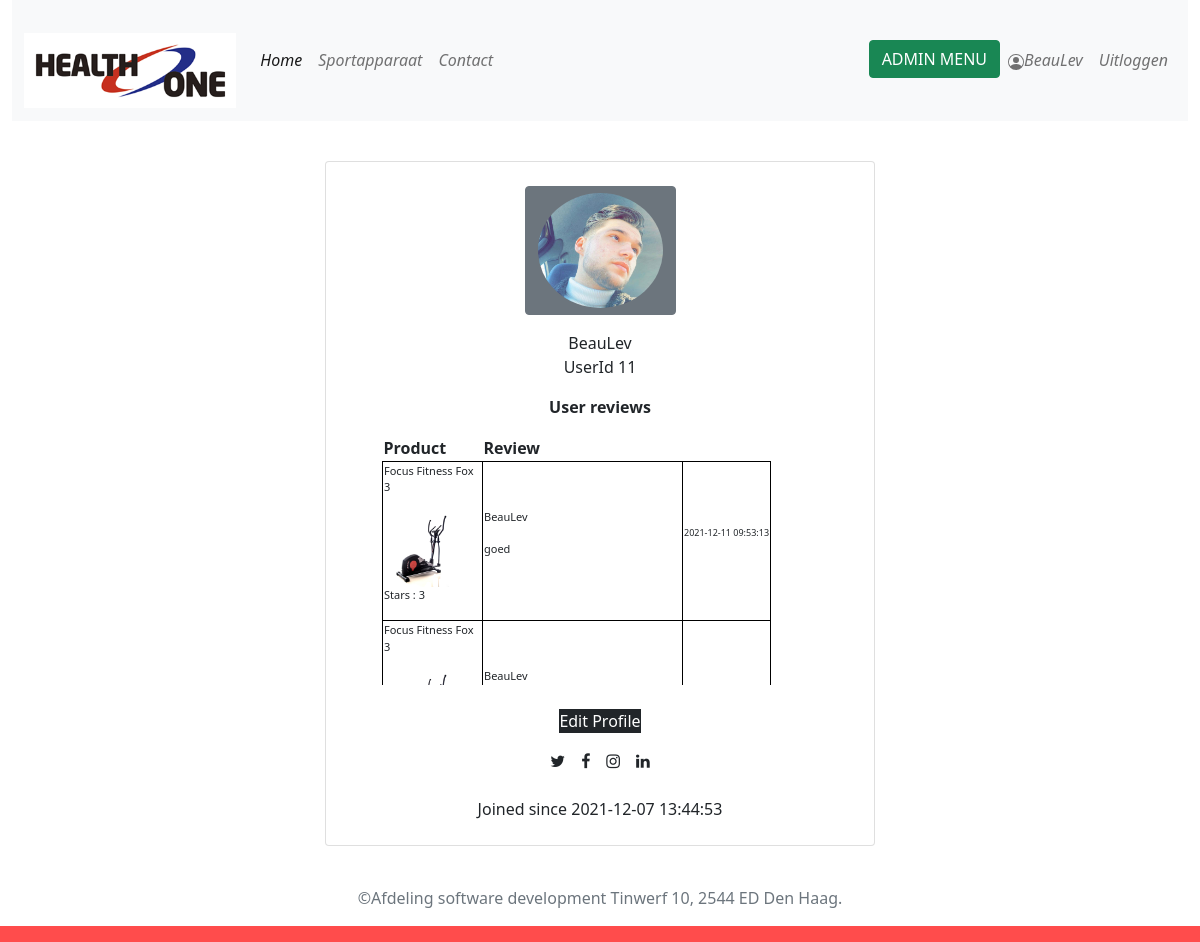
Screenshot of /profile (signed in) with the database file from the repository.
### tables this page shows
CREATE TABLE `users` (
  `id` int(11) NOT NULL,
  `username` varchar(255) NOT NULL,
  `PfPic` varchar(255) NOT NULL,
  `email` varchar(255) NOT NULL,
  `password` varchar(255) NOT NULL,
  `role` int(1) DEFAULT NULL,
  `memberSince` datetime NOT NULL DEFAULT current_timestamp()
);

CREATE TABLE `review` (
  `id` int(11) NOT NULL,
  `description` varchar(255) NOT NULL,
  `stars` int(11) NOT NULL,
  `time` datetime NOT NULL DEFAULT current_timestamp(),
  `product_id` int(11) NOT NULL,
  `user_id` int(11) NOT NULL
);

CREATE TABLE `product` (
  `id` int(11) NOT NULL,
  `name` varchar(255) NOT NULL,
  `picture` varchar(255) NOT NULL,
  `description` varchar(500) NOT NULL,
  `category_id` int(11) NOT NULL
);

### Modules/user.php (called while the page is built, shortened)
<?php
function getUserName(){
    if(isset($_SESSION['username'])) {
        $seshU_N = $_SESSION['username'];
        global $pdo;
        $query = $pdo->prepare("SELECT id, username, PfPic, role, memberSince, email FROM users WHERE username = '$seshU_N'");
        $query->execute();
        $user = $query->fetchAll(PDO::FETCH_CLASS, "user");
        return $user[0];
    }
}
?>

### Modules/review.php (called while the page is built, shortened)
<?php
    function getUserReviews(int $userId){
        global $pdo;
        $query = $pdo->prepare(
            "SELECT review.id, review.description, review.stars, review.time, review.user_id,
            users.username,
            product.id AS 'product_id', product.name AS 'product_name', product.picture
            FROM review
            LEFT JOIN users
            ON review.user_id=users.id
            LEFT JOIN product
            ON review.product_id=product.id
            WHERE user_id = '$userId'
            ORDER BY 'date' DESC;
            ");
        $query->execute();
        $result = $query->fetchAll(PDO::FETCH_CLASS, "review");
        return $result;
    }
?>

### Templates/profile.php (the view)
<!DOCTYPE html>
    <html>
    <?php
    include_once('defaults/head.php');
    ?>
    <body>
        <div class="container-fluid main">
            <?php
            include_once ('defaults/menu.php');
            ?>
            <div class="container mt-4 mb-4 p-3 d-flex justify-content-center">
                <div class="card p-4">
                    <div class=" image d-flex flex-column justify-content-center align-items-center"> <button class="btn btn-secondary rounded"> <img src=" <?= $user->PfPic ?> " class="rounded-circle" height="115" width="125" /></button> <span class="name mt-3"><?=$user->username?></span>
                        <div class="d-flex flex-row justify-content-center align-items-center gap-2"> <span class="idd1">UserId <?=$user->id?></span></div>
                        <div class="d-flex flex-row justify-content-center align-items-center mt-3"><b> User reviews </b></div>
                        <div class="d-flex flex-row justify-content-center align-items-center mt-3">
                            <?php
                                $userReviews = getUserReviews($user->id);
                                if(!$userReviews){
                                    echo "<h3>no user reviews yet!</h3>";
                                } else {
                                    echo "
                                    <nav class='reviewList'>
                                    <ul>
                                        <table>
                                            <tr>
                                                <th>Product</th>
                                                <th>Review</th>
                                            </tr>
                                    ";
                                    foreach ($userReviews as &$data) {
                                        echo "
                                        <li>
                                            <tr>
                                                <td style='border: 1px solid black; width:100px'>
                                                    <p style='font-size: 11px'>$data->product_name</p>
                                                    <img src='$data->picture' alt='Product Img' width='75px' height='auto'/><br>
                                                    <p style='font-size: 11px'>Stars : $data->stars</p>
                                                </td>
                                                <td style='border: 1px solid black; width: 200px'>
                                                    <p style='font-size: 11px'>$data->username</p>
                                                    <p style='font-size: 11px'>$data->description</p>
                                                </td>
                                                <td style='border: 1px solid black;'>
                                                    <p style='font-size: 9px'>$data->time</p>
                                                </td>
                                            </tr>
                                        </li>
                                            ";
                                        }
                                        echo "
                                            </table>
                                        </ul>
                                    </nav>
                                    ";
                                }
                                ?>
                        </div>
                        <div class=" d-flex mt-2"> <a href="/profileEdit" class="btn1 btn-dark" style="text-decoration:none">Edit Profile</a> </div>
                        <div class="gap-3 mt-3 icons d-flex flex-row justify-content-center align-items-center"> <span><i class="fa fa-twitter"></i></span> <span><i class="fa fa-facebook-f"></i></span> <span><i class="fa fa-instagram"></i></span> <span><i class="fa fa-linkedin"></i></span> </div>
                        <div class=" px-2 rounded mt-4 date "> <span class="join"><?="Joined since $user->memberSince"?></span> </div>
                    </div>
                </div>
            </div>
            <?php
            include_once ('defaults/footer.php');
            ?>
        </div>
    </body>
</html>

### public/css/style.css (style rules this page uses)
body { background-color: rgba(255, 0, 0, 0.7); }
.main { background-color: white; min-height: 100vh; width: 100vw; }
.reviewList > ul { height: 200px; width: 18%; }
.reviewList > ul { overflow: hidden; overflow-y: scroll; width: 500px; height: 250px; list-style: none; }

### rows the page displays
users: PfPic (picture), username "BeauLev", id "11", memberSince "2021-12-07 13:44:53"
review: product.name "Focus Fitness Fox 3", product.picture (picture), stars "3", user.username "BeauLev", description "goed", time "2021-12-11 09:53:13"
review: product.name "Focus Fitness Fox 3", product.picture (picture), user.username "BeauLev"

### other values shown
$_SESSION['username'] "BeauLev"
